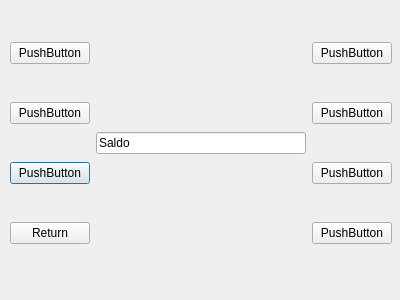
<?xml version="1.0" encoding="UTF-8"?>
<ui version="4.0">
 <class>EW6</class>
 <widget class="QDialog" name="EW6">
  <property name="geometry">
   <rect>
    <x>0</x>
    <y>0</y>
    <width>400</width>
    <height>300</height>
   </rect>
  </property>
  <property name="windowTitle">
   <string>Dialog</string>
  </property>
  <widget class="QWidget" name="layoutWidget">
   <property name="geometry">
    <rect>
     <x>10</x>
     <y>10</y>
     <width>382</width>
     <height>269</height>
    </rect>
   </property>
   <layout class="QGridLayout" name="gridLayout">
    <item row="3" column="0">
     <widget class="QPushButton" name="B3">
      <property name="text">
       <string>PushButton</string>
      </property>
     </widget>
    </item>
    <item row="1" column="0">
     <widget class="QPushButton" name="B1">
      <property name="text">
       <string>PushButton</string>
      </property>
     </widget>
    </item>
    <item row="4" column="2">
     <widget class="QPushButton" name="B8">
      <property name="text">
       <string>PushButton</string>
      </property>
     </widget>
    </item>
    <item row="2" column="0">
     <widget class="QPushButton" name="B2">
      <property name="text">
       <string>PushButton</string>
      </property>
     </widget>
    </item>
    <item row="1" column="2">
     <widget class="QPushButton" name="B5">
      <property name="text">
       <string>PushButton</string>
      </property>
     </widget>
    </item>
    <item row="2" column="2">
     <widget class="QPushButton" name="B6">
      <property name="text">
       <string>PushButton</string>
      </property>
     </widget>
    </item>
    <item row="3" column="2">
     <widget class="QPushButton" name="B7">
      <property name="text">
       <string>PushButton</string>
      </property>
     </widget>
    </item>
    <item row="4" column="0">
     <widget class="QPushButton" name="B4">
      <property name="text">
       <string>Return</string>
      </property>
     </widget>
    </item>
    <item row="2" column="1" rowspan="2">
     <widget class="QLineEdit" name="lineEdit">
      <property name="text">
       <string>Saldo</string>
      </property>
     </widget>
    </item>
   </layout>
  </widget>
 </widget>
 <resources/>
 <connections/>
</ui>
